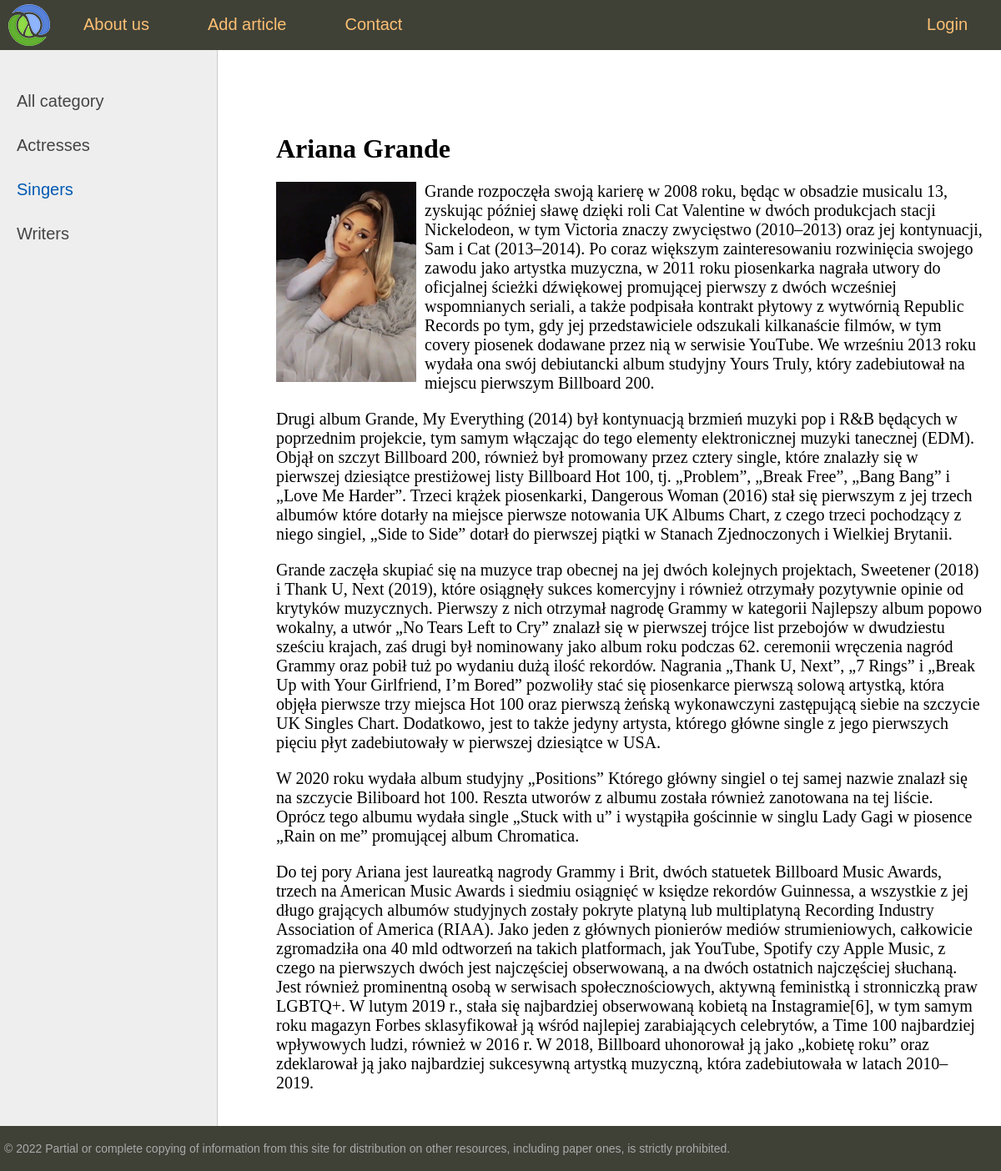
The app's page /post/ariana-grande/ with its own data.
### women/models.py (models this page shows, shortened)
class Category(models.Model):
    name = models.CharField(max_length=100, db_index=True, verbose_name='Categories')
    slug = models.SlugField(max_length=255, unique=True, db_index=True, verbose_name='URL')
    def get_absolute_url(self):
        return reverse('category', kwargs={'cat_slug': self.slug})
    class Meta:
        verbose_name = 'Category'
        verbose_name_plural = 'Categories'
        ordering = ['id']

class Women(models.Model):
    title = models.CharField(max_length=255, verbose_name='First and latt name')
    slug = models.SlugField(max_length=255, unique=True, db_index=True, verbose_name='URL')
    content = models.TextField(blank=True, verbose_name='Article text')
    photo = models.ImageField(upload_to='photos/%Y/%m/%d/', verbose_name='Photo')
    time_create = models.DateTimeField(auto_now_add=True, verbose_name='Time create')
    time_update = models.DateTimeField(auto_now=True, verbose_name='Time update')
    id_publisher = models.BooleanField(default=True, verbose_name='Publication')
    cat = models.ForeignKey('Category', on_delete=models.PROTECT, verbose_name='Category')
    class Meta:
        verbose_name = 'Famous women'
        verbose_name_plural = 'Famous women'
        ordering = ['time_create', 'title']

### women/views.py (the view)
# urls.py: path('post/<slug:post_slug>/', show_post, name= 'post'),
def show_post(request, post_slug):
    post = get_object_or_404(Women, slug=post_slug)
    context = {
        'post': post,
        'menu': menu,
        'title': post.title,
        'cat_selected': post.cat_id,
    }
    return render(request, 'women/post.html', context=context)

### women/templatetags/women_tags.py (called while the page is built)
@register.inclusion_tag('women/list_categories.html')
def show_categories(sort=None, cat_selected=0):
    if not sort:
        cats = Category.objects.all()
    else:
        cats = Category.objects.order_by(sort)
    return {'cats': cats, 'cat_selected': cat_selected}

### women/templates/women/post.html
{% extends 'women/base.html' %}
{% block content %}
<h1>{{post.title}}</h1>
{% if post.photo %}
<p><img class="img-article-left" src="{{post.photo.url}}"></p>
{% endif %}
{{post.content|linebreaks}}
{% endblock %}

### women/templates/women/list_categories.html
{% for c in cats %}
    {% if c.pk == cat_selected %}
    <li class="selected">{{ c.name }}</li>
    {% else %}
    <li><a href="{{ c.get_absolute_url }}">{{ c.name }}</a></li>
    {% endif %}
{% endfor %}

### women/static/women/css/styles.css (style rules this page uses)
html, body { font-family: 'Arial'; margin: 0; padding: 0; height: 100%; width: 100%; color: #444; }
a { color: #0059b2; text-decoration: none; }
img { max-width: 600px; height: auto; }
img.img-article-left { max-width: 300px; height: auto; float: left; padding: 0 10px 10px 0; }
.left-chapters ul li { margin: 30px 0 0 0; color: #999; }
.left-chapters ul li.selected { color: #0059b2; }
.left-chapters ul li a { color: #444; text-decoration: none; }
.content-text h1 { font-size: 32px; }

### records on screen
Category: name "Actresses"
Category: name "Singers"
Category: name "Writers"
Women: title "Ariana Grande", photo (picture), content "Grande rozpoczęła swoją karierę w 2008 roku, będąc w obsadzie musicalu 13, zyskując później sławę dzięki roli Cat Valentine w dwóch produkcjach stacji Nickelodeon, w tym Victoria znaczy zwycięstwo (2010–2013) oraz jej kontynuacji, Sam i Cat (2013–2014). Po coraz większym zainteresowaniu rozwinięcia swojego zawodu jako artystka muzyczna, w 2011 roku piosenkarka nagrała utwory do oficjalnej ścieżki dźwiękowej promującej pierwszy z dwóch wcześniej wspomnianych seriali, a także podpisała kontrakt płytowy z wytwórnią Republic Records po tym, gdy jej przedstawiciele odszukali kilkanaście filmów, w tym covery piosenek dodawane przez nią w serwisie YouTube. We wrześniu 2013 roku wydała ona swój…"

### other values on screen
{{ m.title }} "About us" "Add article" "Contact"
{{ m.title }} "Login"
